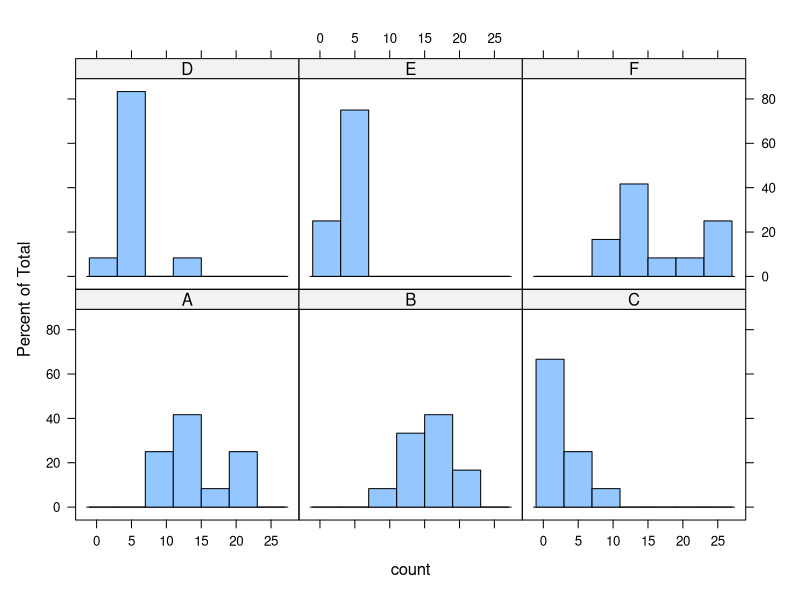
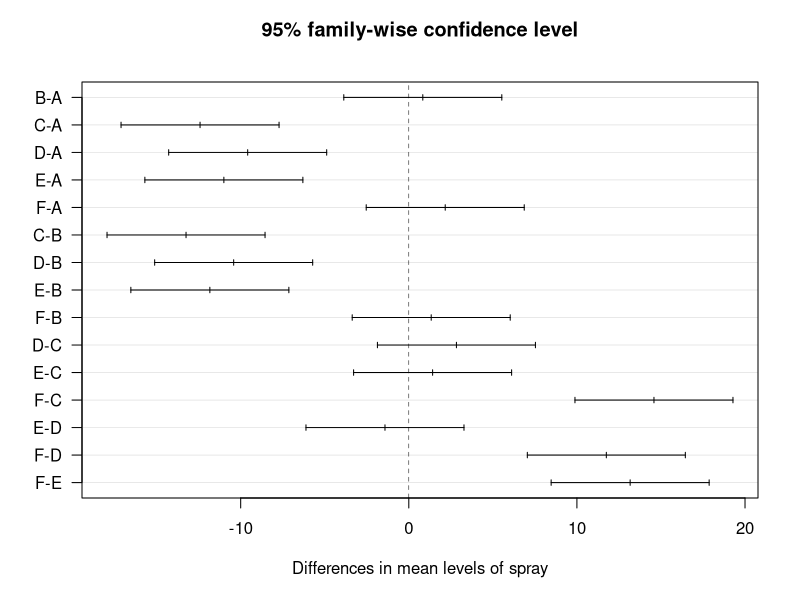

Reproduce these figures in R, in order.
#We'll use the InsectSprays built-in R dataset.

InsectSprays

#Optional Test for Normality (there's more than one)
library(lattice)
histogram(~count | spray, data = InsectSprays)

with(InsectSprays, tapply(count, spray, shapiro.test))

#we want to model the means of variable count as a function
#of the varuable spray.
#the formula "count ~ spray" reads as "count A  function of spray"
aov_model <- aov(count ~ spray, data = InsectSprays)
aov_model

summary(aov_model)
# p< provides evidence that the 6 sprays 
# are not all the same.

# model.tables() functions examins the individual levels of 
# factors. Creates 2 tables
model.tables(aov_model, type = 'effects')

#spray E on average had 6 bugs fewer than average over all fields.
#On fields where A was used, farmers found on average 5 bugs more compared to the 
#overall mean.

#Test the pair-wise differences between sprays. Pairwiese comparison tests can be used to 
#determine which group differences are statistically significant.

comparisons <- TukeyHSD(aov_model)
#Model now conatins a list of where each elements is named after one factor in the model.
comparisons$spray['F-C',]

plot(comparisons, las = 1)

